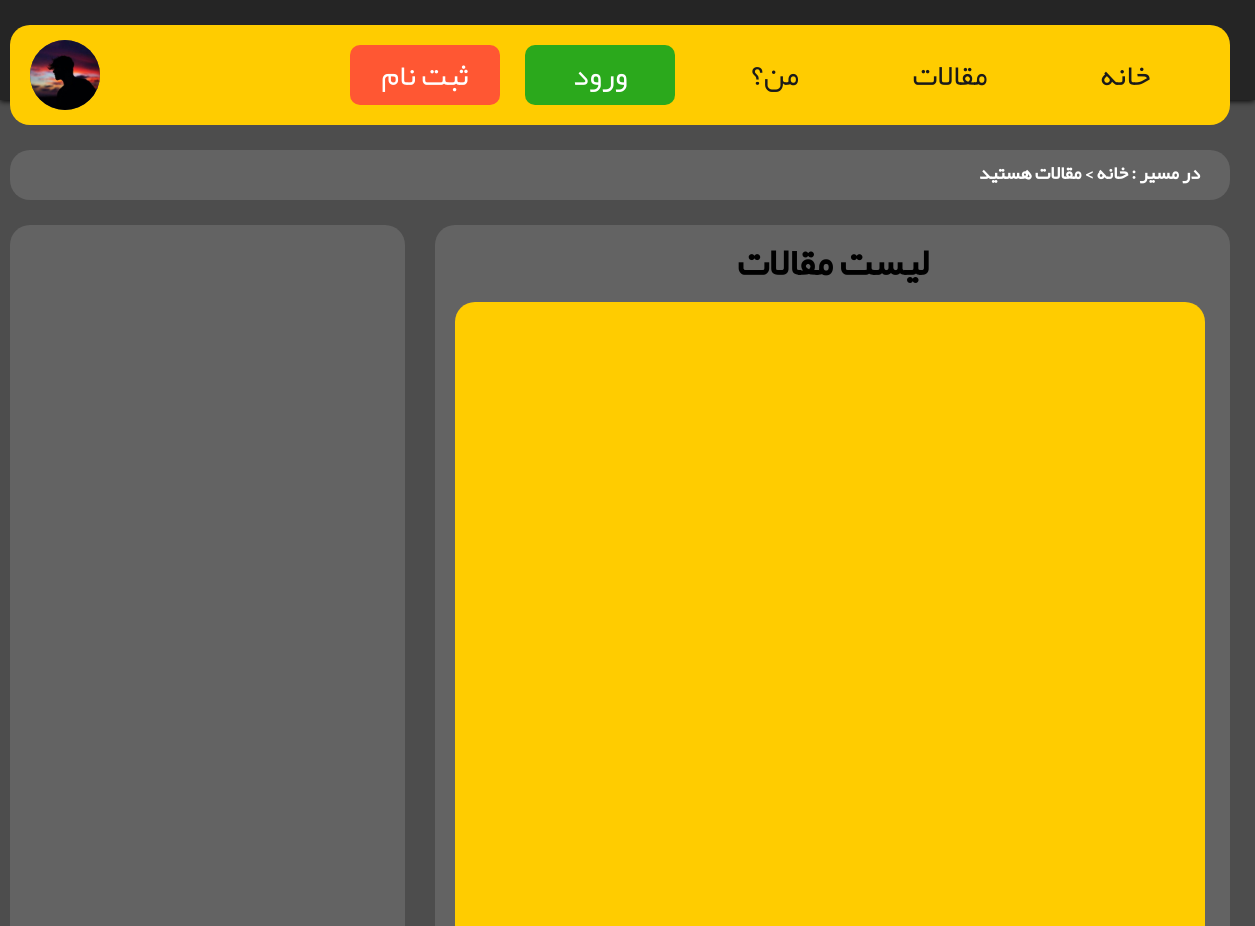
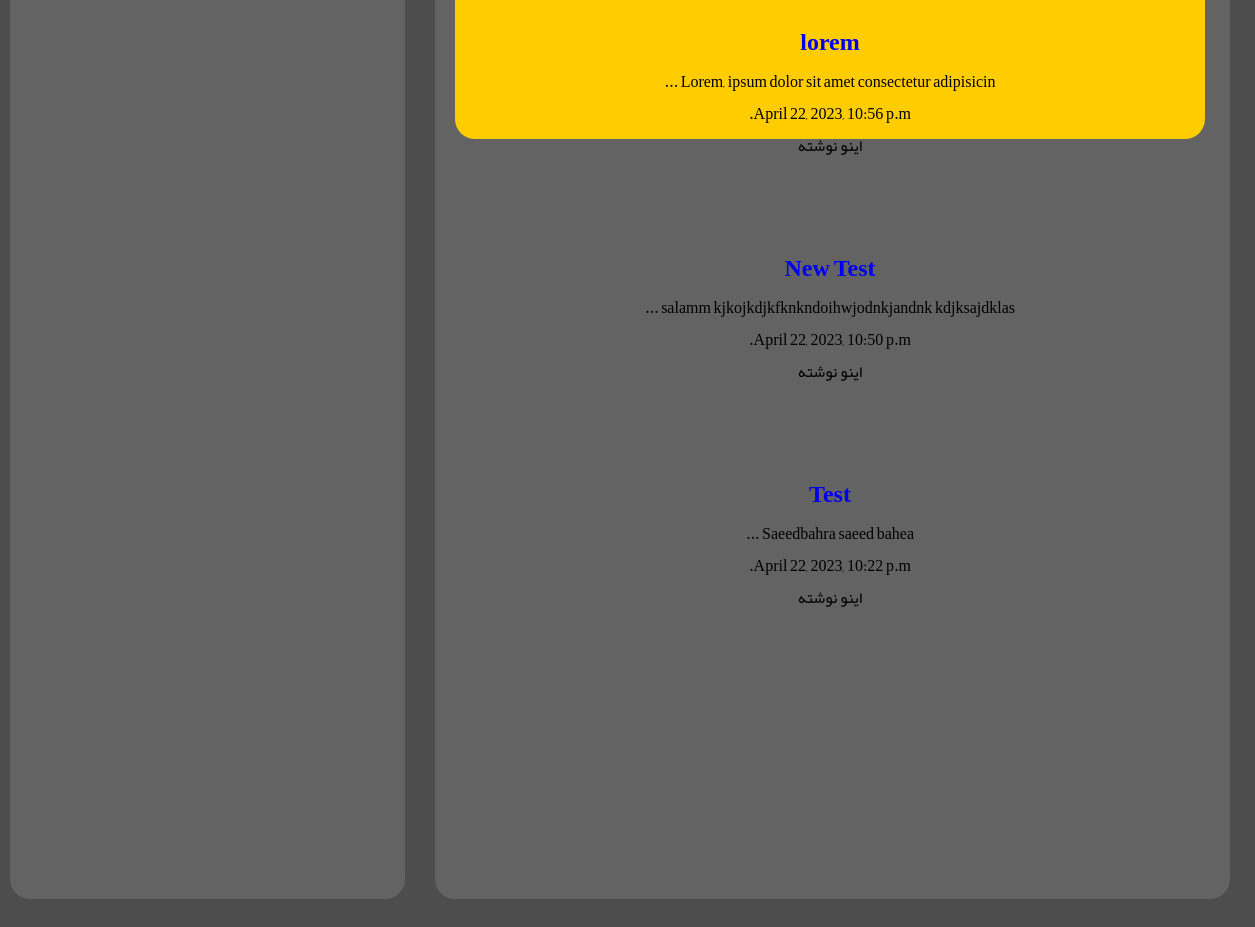
/articles/, run on an earlier commit of the app's database (2 pictures, top to bottom).
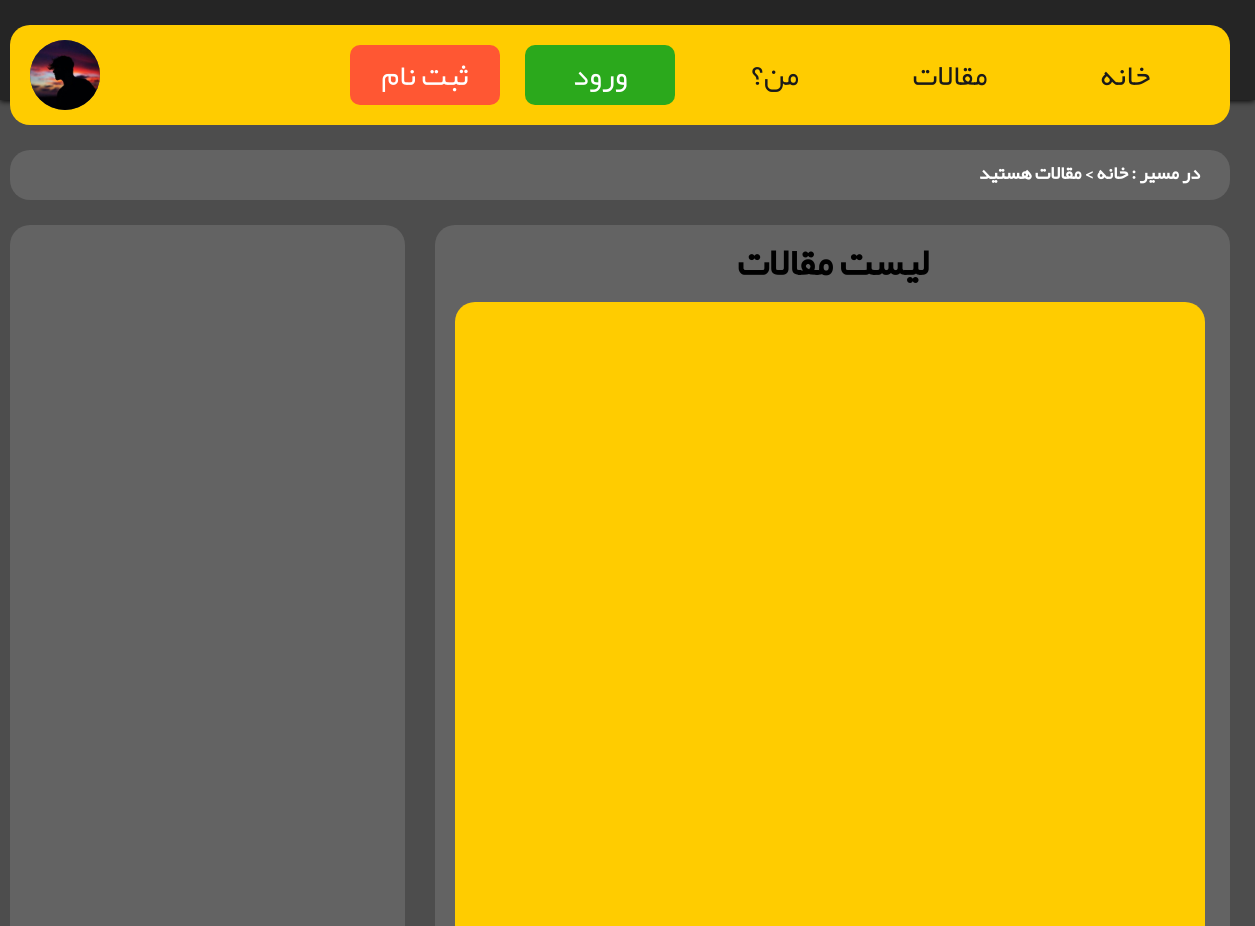
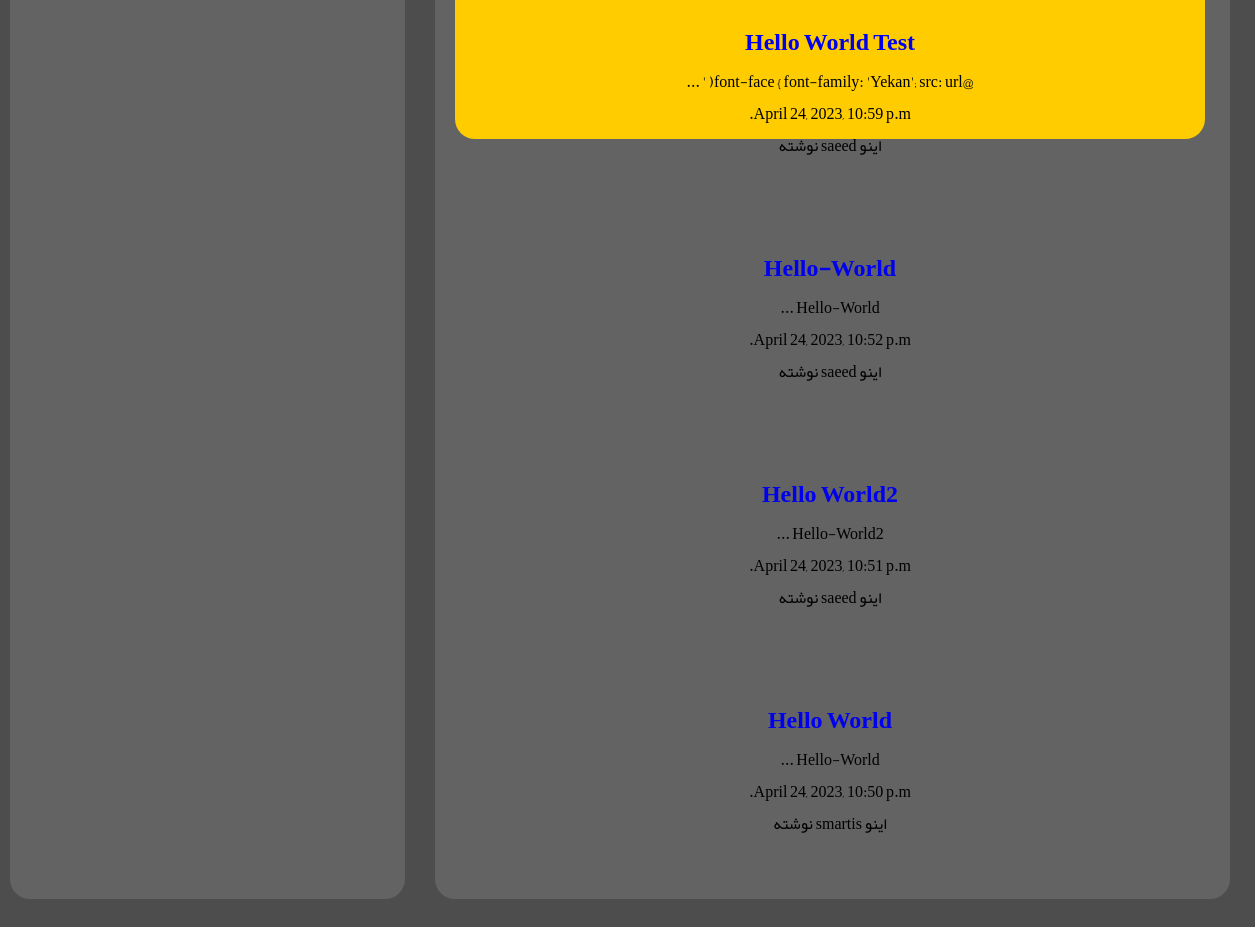
And on a later commit of the database (2 pictures, top to bottom).
### articles/models.py (models this page shows, shortened)
class Article(models.Model):
    title = models.CharField(max_length = 100 , error_messages = messages)
    slug = models.SlugField(error_messages = messages)
    body = models.TextField(error_messages = messages)
    date = models.DateTimeField(auto_now_add = True ,error_messages = messages)
    image = models.ImageField(default='../media/default.jpg', blank=True ,error_messages = messages)
    author = models.ForeignKey(User,default=None,on_delete=models.CASCADE)
    def snippet(self):
        return self.body[0:50] + ' ...'

### articles/views.py (the view)
# urls.py: path('' , views.articles_list , name="List"),
def articles_list(request):
    articles = models.Article.objects.all().order_by('-date')
    args = {'articles':articles}
    return render(request , 'articles/articles_list.html', args)

### articles/templates/articles/articles_list.html (shortened to what this page needs)
{% extends 'base.html' %}
{% block content %}
    <h1>لیست مقالات</h1>
    <div class="articles">
        {% for art in articles %}
        <div class="article">
            <h2><a href="{% url 'articles:detail' slug=art.slug %}">{{art.title}}</a></h2>
            <p>{{art.snippet}}</p>
            <p>{{art.date}}</p>
            <p class="author"> اینو {{art.author.username}} نوشته </p>
        </div>
        {% endfor %}
    </div>
{%endblock%}

What changed in the data, as far as the page shows it:
removed Article: title "lorem", snippet "Lorem, ipsum dolor sit amet consectetur adipisicin ...", date "April 22, 2023, 10:56 p.m."
removed Article: title "New Test", snippet "salamm kjkojkdjkfknkndoihwjodnkjandnk kdjksajdklas ...", date "April 22, 2023, 10:50 p.m."
removed Article: title "Test", snippet "Saeedbahra saeed bahea ...", date "April 22, 2023, 10:22 p.m."
added Article: title "Hello World Test", snippet "@font-face { font-family: 'Yekan'; src: url( ' ...", date "April 24, 2023, 10:59 p.m.", author.username "saeed"
added Article: title "Hello-World", snippet "Hello-World ...", date "April 24, 2023, 10:52 p.m.", author.username "saeed"
added Article: title "Hello World2", snippet "Hello-World2 ...", date "April 24, 2023, 10:51 p.m.", author.username "saeed"
added Article: title "Hello World", snippet "Hello-World ...", date "April 24, 2023, 10:50 p.m.", author.username "smartis"
